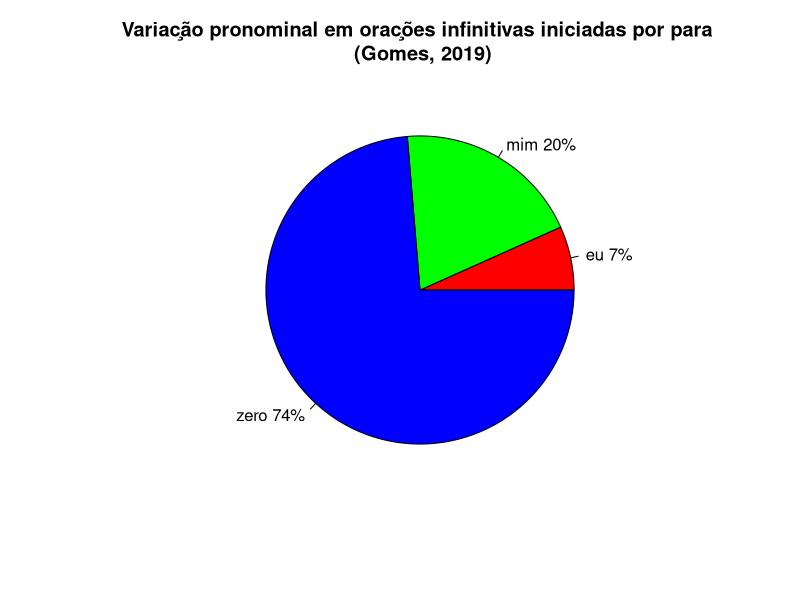

This chart was generated by the following R code:
## ---- chunk 1
library(knitr)
include_graphics("http://www.ufopa.edu.br/media/file/site/ufopa/imagens/2020/cbbb8665b876ea3162eda442881eab2e_540x360.png")
## ---- chunk 2
library(knitr)
include_graphics("https://encrypted-tbn0.gstatic.com/images?q=tbn%3AANd9GcTCL1Einhw7hg2y-7_TvWzBE9lDPVj0NwJJ0g&usqp=CAU")
include_graphics("https://encrypted-tbn0.gstatic.com/images?q=tbn%3AANd9GcSygpe7T6VmL32YabNyBcm9lZbpqegPu4mSHQ&usqp=CAU")
## ---- chunk 3
library(knitr)
include_graphics("https://i.pinimg.com/originals/28/0a/ba/280aba748c1dbd8eda19b532485cad4e.jpg")
## ---- chunk 4
library(knitr)
include_graphics("https://3.bp.blogspot.com/-yB8f3qGKh7Y/VG2PG22sf8I/AAAAAAAAAR0/1jU7Kmo4D5o/s1600/Para%2BEU%2BFazer.jpg")
include_graphics("https://encrypted-tbn0.gstatic.com/images?q=tbn%3AANd9GcS5kkIWAprQc6G3cdvn2V3gWToaaCKFKrkLwQ&usqp=CAU")
## ---- chunk 5
library(knitr)
include_graphics("https://dicionarioegramatica.files.wordpress.com/2016/01/12523091_618154401655645_265751860710933278_n.jpg?w=640")
include_graphics("https://conversadeportugues.com.br//wp-content/uploads/2012/04/indio.jpg")
## ---- chunk 6
slices <- c(28, 82, 308) 
lbls <- c("eu", "mim", "zero")
pct <- round(slices/sum(slices)*100)
lbls <- paste(lbls, pct) # add percents to labels 
lbls <- paste(lbls,"%",sep="") # ad % to labels 
pie(slices,labels = lbls, col=rainbow(length(lbls)),
   main="Variação pronominal em orações infinitivas iniciadas por para \n (Gomes, 2019)")
## ---- chunk 7
library(knitr)
include_graphics("https://www.scielo.br/img/revistas/delta/v32n4//1678-460X-delta-32-04-00889-gf3.jpg")
